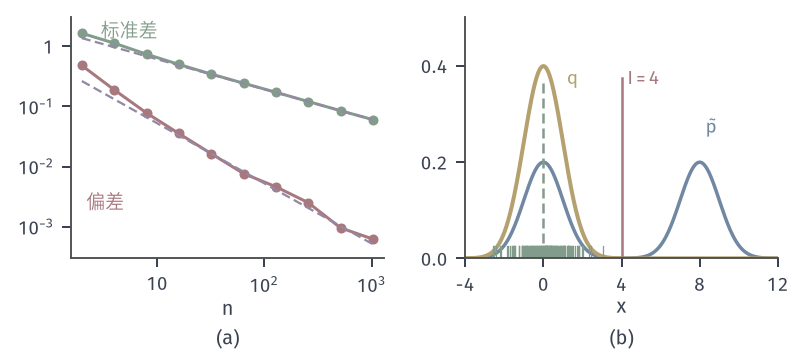

The Python source for this figure:
from pathlib import Path
import sys
HERE = Path(__file__).resolve().parent
sys.path.insert(0, str(HERE.parent/"vr-common"))
from vr_fig import *
# (a) Self-normalised IS for I = E[X], target unnormalised p~(x) = x^2 e^{-x} (Gamma(3,1), Z = 2, I = 3),
# proposal q = Exp(1/2), w = 2 x^2 e^{-x/2}.  R = 40000 replications per n (seed 5): |bias| and standard deviation.
# Reference lines: 0.527/n (bias coefficient -E_q[w^2(f-I)]/Z^2) and sqrt(3.687/n) (tau^2/Z^2).
# (b) Missed mode: p~ = 0.5 phi(x) + 0.5 phi(x-8), proposal N(0,1), n = 1000 (seed 6); true E[X] = 4.
rng = np.random.default_rng(5); R = 40000
ns = np.array([2, 4, 8, 16, 32, 64, 128, 256, 512, 1024])
bias = []; sd = []
for n in ns:
    x = rng.exponential(2.0, (R, n)); w = 2*x**2*np.exp(-x/2)
    est = (w*x).sum(1)/w.sum(1)
    bias.append(abs(est.mean()-3)); sd.append(est.std())
t = np.linspace(1e-9, 150, 3000001); dt = t[1]-t[0]; qd = np.exp(-t/2)/2; W = t**2*np.exp(-t)/qd
tau2 = float(np.sum(W**2*(t-3)**2*qd)*dt); bc = float(-np.sum(W**2*(t-3)*qd)*dt/4)
fig, axs = figure(width_mm=112, height_mm=50, ncols=2)
panel(fig, left=.09, right=.98, bottom=.27, top=.95, wspace=.26)
a, b = axs
a.plot(ns, sd, 'o-', color=GREEN, lw=1.2, ms=3)
a.plot(ns, bias, 'o-', color=RED, lw=1.2, ms=3)
a.plot(ns, np.sqrt(tau2/4/ns), color=PURPLE, lw=.9, ls=DASH)
a.plot(ns, abs(bc)/ns, color=PURPLE, lw=.9, ls=DASH)
a.set_xscale('log'); a.set_yscale('log'); a.set_xlim(1.6, 1300); a.set_ylim(3e-4, 3)
logticks(a, [-3, -2, -1, 0]); logticks(a, [1, 2, 3], 'x')
lab(a, 3, 1.4, '标准差', GREEN); lab(a, 2.2, 2e-3, '偏差', RED)
axlab(a, '$n$')
rng = np.random.default_rng(6); n = 1000
x = rng.normal(0, 1, n); w = (0.5*phi(x)+0.5*phi(x, 8))/phi(x)
est = float((w*x).sum()/w.sum()); ess = float(w.sum()**2/(w*w).sum())
xx = np.linspace(-4, 12, 1601)
b.plot(xx, 0.5*phi(xx)+0.5*phi(xx, 8), color=BLUE, lw=1.4)
b.plot(xx, phi(xx), color=YELLOW, lw=1.6)
tr = b.get_xaxis_transform()
for v in x[:200]:
    b.plot([v, v], [0, .05], color=GREEN, lw=.5, transform=tr)
b.axvline(4, color=RED, lw=1.0, ymax=.75); b.axvline(est, color=GREEN, lw=1.0, ls=DASH, ymax=.75)
b.set_xlim(-4, 12); b.set_ylim(0, .5); b.set_xticks([-4, 0, 4, 8, 12]); b.set_yticks([0, .2, .4])
lab(b, 8.3, .26, r'$\tilde{p}$', BLUE); lab(b, 1.2, .36, r'$q$', YELLOW); lab(b, 4.3, .36, r'$I=4$', RED)
axlab(b, '$x$')
tags(fig, axs)
save(fig, HERE, 'figure', {'ns': ns.tolist(), 'abs_bias': [float(v) for v in bias], 'sd': [float(v) for v in sd],
     'tau2_over_Z2': tau2/4, 'bias_coef': bc, 'missed_mode_estimate': est, 'missed_mode_ess': ess, 'n_b': n})
